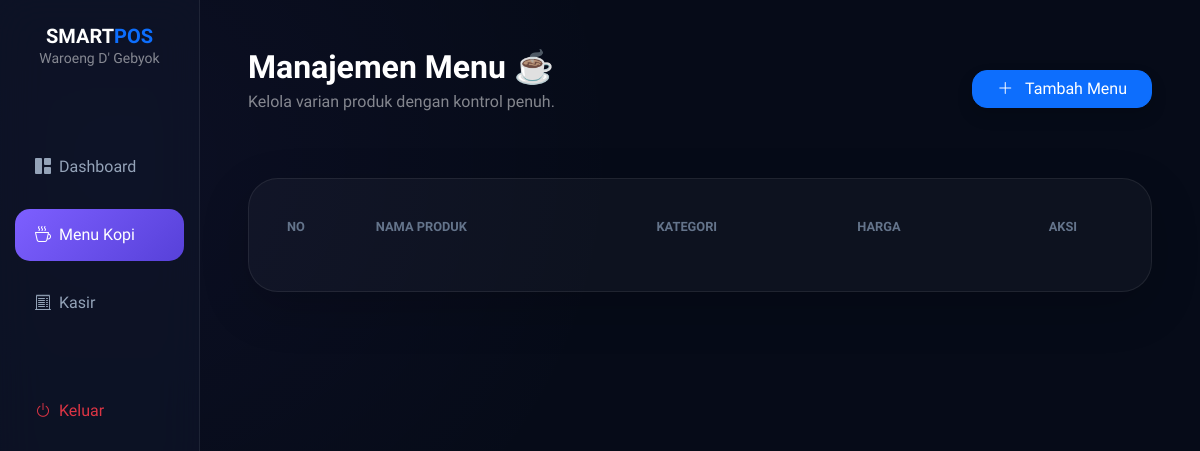
Before: /data_kopi.php (signed in) with the older database file.
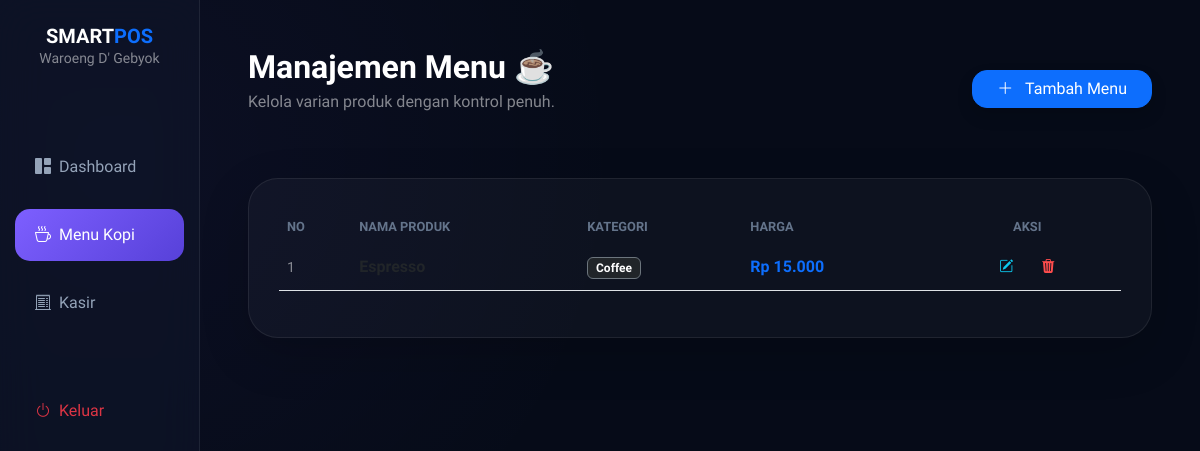
After: the same page with the newer database file.
### tables this page shows
CREATE TABLE `menu_kopi` (
  `id` int(11) NOT NULL,
  `nama_kopi` varchar(100) NOT NULL,
  `harga` int(11) NOT NULL,
  `kategori` enum('Coffee','Non-Coffee','Snack') DEFAULT 'Coffee',
  `deskripsi` text
);

### data_kopi.php (the view, shortened to what this page needs)
<?php
include 'config.php';
?>
<!DOCTYPE html>
<html lang="id">
<head>
    <link href="https://cdn.jsdelivr.net/npm/bootstrap@5.3.0/dist/css/bootstrap.min.css" rel="stylesheet">
    <link rel="stylesheet" href="https://cdn.jsdelivr.net/npm/bootstrap-icons@1.11.1/font/bootstrap-icons.css">
</head>
<body>
<div class="container-fluid p-0">
    <div class="row g-0">
        <div class="col-md-3 col-lg-2 sidebar d-none d-md-block">
            <div class="p-4 mb-4 text-center">
                <h5 class="fw-bold mb-0">SMART<span class="text-primary">POS</span></h5>
                <p class="small text-white-50">Waroeng D' Gebyok</p>
            </div>
            <ul class="nav flex-column">
                <li class="nav-item"><a href="dashboard.php" class="nav-link"><i class="bi bi-grid-1x2-fill me-2"></i> Dashboard</a></li>
                <li class="nav-item"><a href="data_kopi.php" class="nav-link active"><i class="bi bi-cup-hot me-2"></i> Menu Kopi</a></li>
                <li class="nav-item"><a href="transaksi.php" class="nav-link"><i class="bi bi-receipt-cutoff me-2"></i> Kasir</a></li>
                <li class="nav-item"><a href="logout.php" class="nav-link text-danger mt-5"><i class="bi bi-power me-2"></i> Keluar</a></li>
            </ul>
        </div>
        <div class="col-md-9 col-lg-10">
            <div class="p-5">
                <div class="d-flex justify-content-between align-items-center mb-5">
                    <div>
                        <h2 class="fw-bold mb-1">Manajemen Menu ☕</h2>
                        <p class="text-white-50">Kelola varian produk dengan kontrol penuh.</p>
                    </div>
                    <button class="btn btn-primary px-4 shadow" style="border-radius:15px" data-bs-toggle="modal" data-bs-target="#modalTambah">
                        <i class="bi bi-plus-lg me-2"></i> Tambah Menu
                    </button>
                </div>
                <div class="luxury-card shadow-lg">
                    <div class="table-responsive">
                        <table class="table align-middle">
                            <thead>
                                <tr>
                                    <th>No</th>
                                    <th>Nama Produk</th>
                                    <th>Kategori</th>
                                    <th>Harga</th>
                                    <th class="text-center">Aksi</th>
                                </tr>
                            </thead>
                            <tbody>
                                <?php
                                $query = mysqli_query($conn, "SELECT * FROM menu_kopi ORDER BY id DESC");
                                if (!$query) {
                                    echo "<tr><td colspan='5' class='text-center text-danger'>Error: " . mysqli_error($conn) . "</td></tr>";
                                } else {
                                    $no = 1;
                                    while($row = mysqli_fetch_array($query)):
                                ?>
                                <tr>
                                    <td class="text-white-50 small"><?php echo $no++; ?></td>
                                    <td class="fw-bold"><?php echo htmlspecialchars($row['nama_kopi']); ?></td>
                                    <td><span class="badge bg-dark border border-secondary"><?php echo $row['kategori']; ?></span></td>
                                    <td class="fw-bold text-primary">Rp <?php echo number_format($row['harga'], 0, ',', '.'); ?></td>
                                    <td class="text-center">
                                        <a href="edit_kopi.php?id=<?php echo $row['id']; ?>" class="btn btn-sm btn-edit border-0 me-2">
                                            <i class="bi bi-pencil-square"></i>
                                        </a>
                                        <a href="?hapus=<?php echo $row['id']; ?>" class="btn btn-sm btn-delete border-0" onclick="return confirm('Hapus menu ini?')">
                                            <i class="bi bi-trash3-fill"></i>
                                        </a>
                                    </td>
                                </tr>
                                <?php endwhile; } ?>
                            </tbody>
                        </table>
                    </div>
                </div>
            </div>
        </div>
    </div>
</div>
</body>
</html>

### data_kopi.php (style rules this page uses)
:root { --bg-dark: #060b18; --glass: rgba(255, 255, 255, 0.03); --glass-border: rgba(255, 255, 255, 0.08); --accent-primary: #7d5fff; }
body { font-family: 'Plus Jakarta Sans', sans-serif; background-color: var(--bg-dark); color: #ffffff; min-height: 100vh; background-image: radial-gradient(circle at 10% 20%, rgba(125, 95, 255, 0.05) 0%, transparent 40%); }
.sidebar { background: rgba(15, 23, 42, 0.6); backdrop-filter: blur(20px); border-right: 1px solid var(--glass-border); min-height: 100vh; position: sticky; top: 0; }
.nav-link { color: #94a3b8; padding: 14px 20px; margin: 8px 15px; border-radius: 15px; transition: 0.3s; display: flex; align-items: center; text-decoration: none; }
.nav-link:hover, .nav-link.active { background: linear-gradient(135deg, var(--accent-primary), #5741d9); color: #fff; }
.luxury-card { background: var(--glass); border-radius: 30px; border: 1px solid var(--glass-border); padding: 30px; }
.table { color: #e2e8f0; --bs-table-bg: transparent; }
.table thead th { border: none; color: #64748b; font-size: 0.8rem; text-transform: uppercase; }
.btn-edit { color: #0dcaf0; transition: 0.3s; }
.btn-delete { color: #ff4d4d; transition: 0.3s; }

Changed rows visible on the page:
added menu_kopi: kategori "Coffee", harga "15.000"
